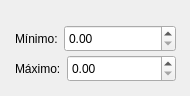
     <widget class="QWidget" name="uniform_2_server_2">
      <widget class="QWidget" name="normal_ent_23" native="true">
       <property name="geometry">
        <rect>
         <x>10</x>
         <y>20</y>
         <width>171</width>
         <height>37</height>
        </rect>
       </property>
       <layout class="QHBoxLayout" name="normal_layout_ent_27" stretch="0,0">
        <property name="sizeConstraint">
         <enum>QLayout::SetDefaultConstraint</enum>
        </property>
        <property name="leftMargin">
         <number>5</number>
        </property>
        <property name="topMargin">
         <number>5</number>
        </property>
        <property name="rightMargin">
         <number>5</number>
        </property>
        <property name="bottomMargin">
         <number>5</number>
        </property>
        <item>
         <widget class="QLabel" name="label_32">
          <property name="sizePolicy">
           <sizepolicy hsizetype="Minimum" vsizetype="Minimum">
            <horstretch>0</horstretch>
            <verstretch>0</verstretch>
           </sizepolicy>
          </property>
          <property name="minimumSize">
           <size>
            <width>0</width>
            <height>0</height>
           </size>
          </property>
          <property name="text">
           <string>Mínimo:</string>
          </property>
         </widget>
        </item>
        <item>
         <widget class="QDoubleSpinBox" name="uniform_min_server_2">
          <property name="sizePolicy">
           <sizepolicy hsizetype="Expanding" vsizetype="Expanding">
            <horstretch>0</horstretch>
            <verstretch>0</verstretch>
           </sizepolicy>
          </property>
         </widget>
        </item>
       </layout>
      </widget>
      <widget class="QWidget" name="normal_ent_24" native="true">
       <property name="geometry">
        <rect>
         <x>10</x>
         <y>50</y>
         <width>171</width>
         <height>37</height>
        </rect>
       </property>
       <layout class="QHBoxLayout" name="normal_layout_ent_28" stretch="0,0">
        <property name="sizeConstraint">
         <enum>QLayout::SetDefaultConstraint</enum>
        </property>
        <property name="leftMargin">
         <number>5</number>
        </property>
        <property name="topMargin">
         <number>5</number>
        </property>
        <property name="rightMargin">
         <number>5</number>
        </property>
        <property name="bottomMargin">
         <number>5</number>
        </property>
        <item>
         <widget class="QLabel" name="label_33">
          <property name="sizePolicy">
           <sizepolicy hsizetype="Minimum" vsizetype="Minimum">
            <horstretch>0</horstretch>
            <verstretch>0</verstretch>
           </sizepolicy>
          </property>
          <property name="minimumSize">
           <size>
            <width>0</width>
            <height>0</height>
           </size>
          </property>
          <property name="text">
           <string>Máximo:</string>
          </property>
         </widget>
        </item>
        <item>
         <widget class="QDoubleSpinBox" name="uniform_max_server_2">
          <property name="sizePolicy">
           <sizepolicy hsizetype="Expanding" vsizetype="Expanding">
            <horstretch>0</horstretch>
            <verstretch>0</verstretch>
           </sizepolicy>
          </property>
         </widget>
        </item>
       </layout>
      </widget>
     </widget>
